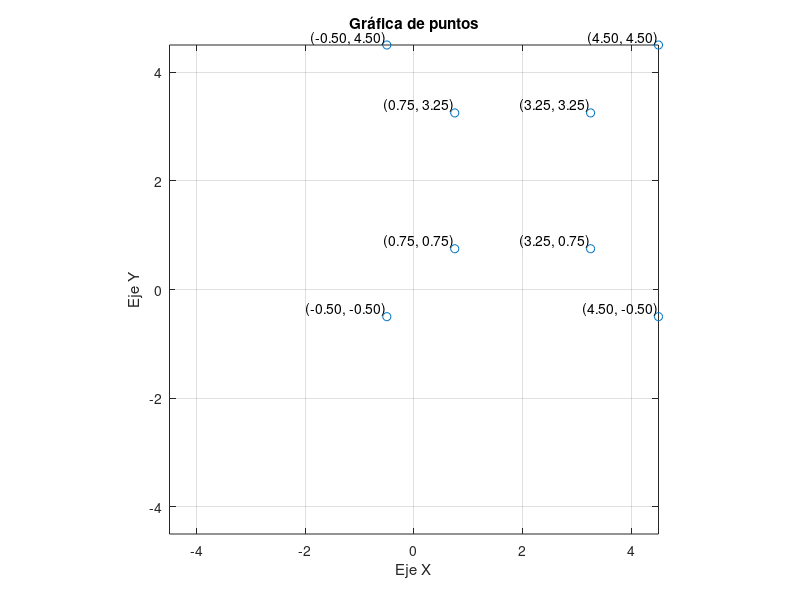

Recreate this plot in MATLAB.
% @autor: Armando Salazar
% @date: 07-11-23

clear, clc
vector = [2 2 5];
% x, y, z
points = [
    1 1 1;
    1 3 1;
    3 1 1;
    3 3 1;
    1 1 3;
    1 3 3;
    3 1 3;
    3 3 3];

for i=1:size(points,1)
    u=-vector(3)/(points(i,3)-vector(3));
    points(i,1)=vector(1)+(points(i,1)-vector(1))*u;
    points(i,2)=vector(2)+(points(i,2)-vector(2))*u;
    points(i,3)=vector(3)+(points(i,3)-vector(3))*u;
    % fprintf('x:%.2f\ty:%.2f\n', points(i,1), points(i,2));
end

clear i u vector

x = points(:,1);
y = points(:,2);



clear points

plot(x, y, 'o')

xlabel('Eje X')
ylabel('Eje Y')

title('Gráfica de puntos')

grid on

axis equal
xlim([-max(abs(x)), max(abs(x))]);
ylim([-max(abs(y)), max(abs(y))]);

% Añadir etiquetas a cada punto
for i = 1:length(x)
    % text(x(i), y(i), sprintf('(%d, %d)', round(x(i)), round(y(i))), 'VerticalAlignment', 'bottom', 'HorizontalAlignment', 'right');
    text(x(i), y(i), sprintf('(%.2f, %.2f)', x(i), y(i)), 'VerticalAlignment', 'bottom', 'HorizontalAlignment', 'right');
end
